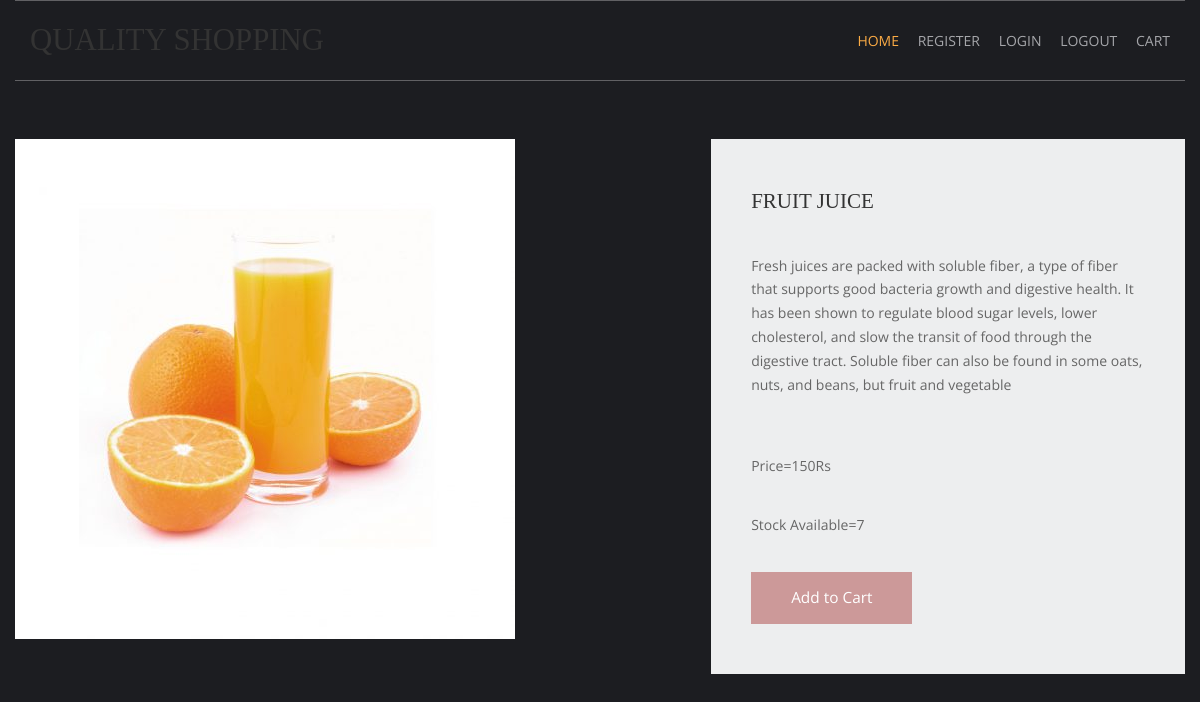
Page /fruits-recipie/fruit-juice/ on the committed database.
### shop/models.py (models this page shows, shortened)
class products(models.Model):
    name = models.CharField(max_length=250, unique=True)
    slug = models.SlugField(max_length=250, unique=True)
    image = models.ImageField(upload_to='products')
    desc = models.TextField()
    stock = models.IntegerField()
    available = models.BooleanField()
    price = models.IntegerField()
    categ=models.ForeignKey(category,on_delete=models.CASCADE)

### shop/views.py (the view)
# urls.py: path('<slug:c_slug>/<slug:product_slug>/',views.prodDetails,name='details'),
def prodDetails(request,c_slug,product_slug):
    try:
        prod=products.objects.get(categ__slug=c_slug,slug=product_slug)
    except Exception as e:
        raise e
    return render(request,'item.html',{'pr':prod})

### templates/item.html (shortened to what this page needs)
{% extends 'base.html' %}
{% load static %}
{% block content %}
<html lang="en">
<head>
    <link href="{% static 'pr/fontawesome/css/all.min.css' %}" rel="stylesheet" />
    <link href="{% static 'pr/css/templatemo-comparto.css' %}" rel="stylesheet" />
</head>
<body>
    <br><br>
        <section class="tm-mb-1" id="about">
            <div class="tm-row tm-about-row">
                <div class="tm-section-1-l">
                    <img src="{{pr.image.url}}" alt="About image" class="tm-img-responsive">
                </div>
                <article class="tm-section-1-r tm-bg-color-8">
                    <h2 class="tm-mb-2 tm-title-color">{{pr.name}}</h2>
                    <p>{{pr.desc}}</p><br>
                    <p>Price={{pr.price}}Rs</p>
                    <p>Stock Available={{pr.stock}}</p>
    {% if pr.stock <= 0 %}
                    <h1 style="color:red">Sorry. No stock left</h1>
              {% else %}
                    <a href="{% url 'addcart' pr.id %}" class="tm-btn tm-btn-1 tm-link-to-services">Add to Cart</a>
    {% endif %}
                </article>
            </div>
        </section>
</body>
</html>
{% endblock %}

### static/hm/layout/styles/layout.css (style rules this page uses)
*, *::before, *::after { transition:all .3s ease-in-out; }
body { color:#A5A6AA; background-color:#1C1D21; }
a { color:#FBAB45; }

### static/pr/css/templatemo-comparto.css (style rules this page uses)
*, *::before, *::after { box-sizing: border-box; outline: none; }
ul, h1, h2, h3, h4, p, figure { padding: 0; margin: 0; }
body { font-family: 'Open Sans', Arial, sans-serif; font-size: 18px; overflow-x: hidden; padding-left: 15px; padding-right: 15px; margin: 0; }
h2 { font-size: 1.5rem; }
a { transition: all 0.3s ease; text-decoration: none; }
p { color: #666; line-height: 1.7; margin-bottom: 35px; }
h1, h2, h3, h4, h5, h6 { color: #333; }
.tm-mb-1 { margin-bottom: 20px; }
.tm-mb-2 { margin-bottom: 40px; }
.tm-bg-color-8 { background-color: #EDEEEF; }
.tm-img-responsive { max-width: 100%; height: auto; }
.tm-section-1-l { width: 57.85%; margin-right: 1.65%; }
.tm-section-1-r { padding: 50px 40px; width: 40.5%; }
.tm-row { display: flex; }
.tm-btn { display: inline-block; padding: 15px 40px; font-size: 1.1rem; border: none; background-color: #CC9999; color: white; }
a { color: #666; }

### static/hm/layout/styles/framework.css (style rules this page uses)
html { overflow-y:scroll; overflow-x:hidden; }
html, body { margin:0; padding:0; font-size:14px; line-height:1.6em; }
*, *::before, *::after { box-sizing:border-box; }
a { outline:none; text-decoration:none; }
img { width:auto; max-width:100%; height:auto; margin:0; padding:0; border:none; line-height:normal; vertical-align:middle; }
body, input, textarea, select { font-family:Verdana, Geneva, sans-serif; }
h1, h2, h3, h4, h5, h6, .heading { font-family:Georgia, "Times New Roman", Times, serif; }
::placeholder { opacity:1; }
h1, h2, h3, h4, h5, h6, .heading { margin:0 0 20px 0; font-size:1.4rem; line-height:normal; font-weight:normal; text-transform:uppercase; }
address, article, aside, figcaption, figure, footer, header, main, nav, section { display:block; margin:0; padding:0; }

### rows in the picture
products: image (picture), name "FRUIT JUICE", desc "Fresh juices are packed with soluble fiber, a type of fiber that supports good bacteria growth and digestive health. It has been shown to regulate blood sugar levels, lower cholesterol, and slow the transit of food through the digestive tract. Soluble fiber can also be found in some oats, nuts, and beans, but fruit and vegetable", price "150", stock "7"
